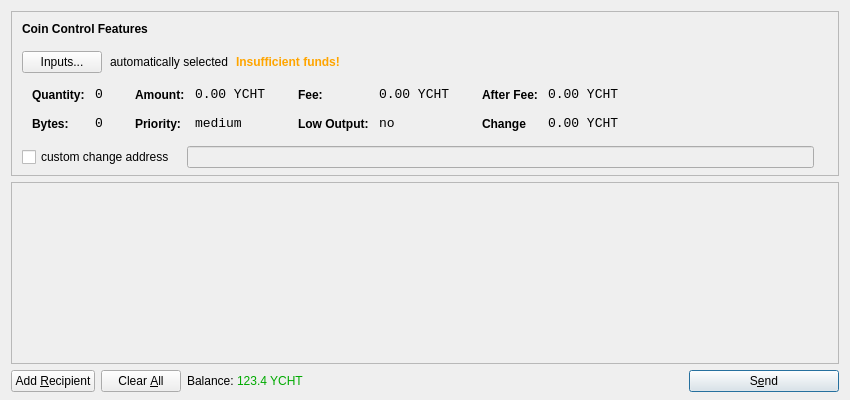
<?xml version="1.0" encoding="UTF-8"?>
<ui version="4.0">
 <class>SendCoinsDialog</class>
 <widget class="QDialog" name="SendCoinsDialog">
  <property name="geometry">
   <rect>
    <x>0</x>
    <y>0</y>
    <width>850</width>
    <height>400</height>
   </rect>
  </property>
  <property name="windowTitle">
   <string>Send Coins</string>
  </property>
  <property name="styleSheet">
   <string notr="true"/>
  </property>
  <layout class="QVBoxLayout" name="verticalLayout" stretch="0,1,0">
   <property name="bottomMargin">
    <number>8</number>
   </property>
   <item>
    <widget class="QFrame" name="frameCoinControl">
     <property name="sizePolicy">
      <sizepolicy hsizetype="Expanding" vsizetype="Expanding">
       <horstretch>0</horstretch>
       <verstretch>0</verstretch>
      </sizepolicy>
     </property>
     <property name="maximumSize">
      <size>
       <width>16777215</width>
       <height>16777215</height>
      </size>
     </property>
     <property name="frameShape">
      <enum>QFrame::StyledPanel</enum>
     </property>
     <property name="frameShadow">
      <enum>QFrame::Sunken</enum>
     </property>
     <layout class="QVBoxLayout" name="verticalLayoutCoinControl2">
      <property name="spacing">
       <number>6</number>
      </property>
      <property name="leftMargin">
       <number>0</number>
      </property>
      <property name="topMargin">
       <number>0</number>
      </property>
      <property name="rightMargin">
       <number>0</number>
      </property>
      <property name="bottomMargin">
       <number>6</number>
      </property>
      <item>
       <layout class="QVBoxLayout" name="verticalLayoutCoinControl" stretch="0,0,0,0,1">
        <property name="spacing">
         <number>0</number>
        </property>
        <property name="leftMargin">
         <number>10</number>
        </property>
        <property name="topMargin">
         <number>10</number>
        </property>
        <item>
         <layout class="QHBoxLayout" name="horizontalLayoutCoinControl1">
          <property name="bottomMargin">
           <number>15</number>
          </property>
          <item>
           <widget class="QLabel" name="labelCoinControlFeatures">
            <property name="sizePolicy">
             <sizepolicy hsizetype="Preferred" vsizetype="Maximum">
              <horstretch>0</horstretch>
              <verstretch>0</verstretch>
             </sizepolicy>
            </property>
            <property name="font">
             <font>
              <weight>75</weight>
              <bold>true</bold>
             </font>
            </property>
            <property name="styleSheet">
             <string notr="true">font-weight:bold;</string>
            </property>
            <property name="text">
             <string>Coin Control Features</string>
            </property>
           </widget>
          </item>
         </layout>
        </item>
        <item>
         <layout class="QHBoxLayout" name="horizontalLayoutCoinControl2" stretch="0,0,0,0">
          <property name="spacing">
           <number>8</number>
          </property>
          <property name="bottomMargin">
           <number>10</number>
          </property>
          <item>
           <widget class="QPushButton" name="pushButtonCoinControl">
            <property name="styleSheet">
             <string notr="true"/>
            </property>
            <property name="text">
             <string>Inputs...</string>
            </property>
           </widget>
          </item>
          <item>
           <widget class="QLabel" name="labelCoinControlAutomaticallySelected">
            <property name="text">
             <string>automatically selected</string>
            </property>
            <property name="margin">
             <number>5</number>
            </property>
           </widget>
          </item>
          <item>
           <widget class="QLabel" name="labelCoinControlInsuffFunds">
            <property name="font">
             <font>
              <weight>75</weight>
              <bold>true</bold>
             </font>
            </property>
            <property name="styleSheet">
             <string notr="true">color:orange;font-weight:bold;</string>
            </property>
            <property name="text">
             <string>Insufficient funds!</string>
            </property>
            <property name="margin">
             <number>5</number>
            </property>
           </widget>
          </item>
          <item>
           <spacer name="horizontalSpacerCoinControl">
            <property name="orientation">
             <enum>Qt::Horizontal</enum>
            </property>
            <property name="sizeHint" stdset="0">
             <size>
              <width>40</width>
              <height>1</height>
             </size>
            </property>
           </spacer>
          </item>
         </layout>
        </item>
        <item>
         <widget class="QWidget" name="widgetCoinControl" native="true">
          <property name="sizePolicy">
           <sizepolicy hsizetype="Preferred" vsizetype="Preferred">
            <horstretch>0</horstretch>
            <verstretch>0</verstretch>
           </sizepolicy>
          </property>
          <property name="minimumSize">
           <size>
            <width>0</width>
            <height>0</height>
           </size>
          </property>
          <property name="styleSheet">
           <string notr="true"/>
          </property>
          <layout class="QHBoxLayout" name="horizontalLayoutCoinControl5">
           <property name="leftMargin">
            <number>0</number>
           </property>
           <property name="topMargin">
            <number>0</number>
           </property>
           <property name="rightMargin">
            <number>0</number>
           </property>
           <property name="bottomMargin">
            <number>0</number>
           </property>
           <item>
            <layout class="QHBoxLayout" name="horizontalLayoutCoinControl3" stretch="0,0,0,1">
             <property name="spacing">
              <number>20</number>
             </property>
             <property name="topMargin">
              <number>0</number>
             </property>
             <property name="bottomMargin">
              <number>10</number>
             </property>
             <item>
              <layout class="QFormLayout" name="formLayoutCoinControl1">
               <property name="horizontalSpacing">
                <number>10</number>
               </property>
               <property name="verticalSpacing">
                <number>14</number>
               </property>
               <property name="leftMargin">
                <number>10</number>
               </property>
               <property name="topMargin">
                <number>4</number>
               </property>
               <property name="rightMargin">
                <number>6</number>
               </property>
               <item row="0" column="0">
                <widget class="QLabel" name="labelCoinControlQuantityText">
                 <property name="styleSheet">
                  <string notr="true">font-weight:bold;</string>
                 </property>
                 <property name="text">
                  <string>Quantity:</string>
                 </property>
                 <property name="margin">
                  <number>0</number>
                 </property>
                </widget>
               </item>
               <item row="0" column="1">
                <widget class="QLabel" name="labelCoinControlQuantity">
                 <property name="font">
                  <font>
                   <family>Monospace</family>
                   <pointsize>10</pointsize>
                  </font>
                 </property>
                 <property name="cursor">
                  <cursorShape>IBeamCursor</cursorShape>
                 </property>
                 <property name="contextMenuPolicy">
                  <enum>Qt::ActionsContextMenu</enum>
                 </property>
                 <property name="text">
                  <string>0</string>
                 </property>
                 <property name="margin">
                  <number>0</number>
                 </property>
                 <property name="textInteractionFlags">
                  <set>Qt::LinksAccessibleByMouse|Qt::TextSelectableByKeyboard|Qt::TextSelectableByMouse</set>
                 </property>
                </widget>
               </item>
               <item row="1" column="0">
                <widget class="QLabel" name="labelCoinControlBytesText">
                 <property name="styleSheet">
                  <string notr="true">font-weight:bold;</string>
                 </property>
                 <property name="text">
                  <string>Bytes:</string>
                 </property>
                </widget>
               </item>
               <item row="1" column="1">
                <widget class="QLabel" name="labelCoinControlBytes">
                 <property name="font">
                  <font>
                   <family>Monospace</family>
                   <pointsize>10</pointsize>
                  </font>
                 </property>
                 <property name="cursor">
                  <cursorShape>IBeamCursor</cursorShape>
                 </property>
                 <property name="contextMenuPolicy">
                  <enum>Qt::ActionsContextMenu</enum>
                 </property>
                 <property name="text">
                  <string>0</string>
                 </property>
                 <property name="textInteractionFlags">
                  <set>Qt::LinksAccessibleByMouse|Qt::TextSelectableByKeyboard|Qt::TextSelectableByMouse</set>
                 </property>
                </widget>
               </item>
              </layout>
             </item>
             <item>
              <layout class="QFormLayout" name="formLayoutCoinControl2">
               <property name="horizontalSpacing">
                <number>10</number>
               </property>
               <property name="verticalSpacing">
                <number>14</number>
               </property>
               <property name="leftMargin">
                <number>6</number>
               </property>
               <property name="topMargin">
                <number>4</number>
               </property>
               <property name="rightMargin">
                <number>6</number>
               </property>
               <item row="0" column="0">
                <widget class="QLabel" name="labelCoinControlAmountText">
                 <property name="styleSheet">
                  <string notr="true">font-weight:bold;</string>
                 </property>
                 <property name="text">
                  <string>Amount:</string>
                 </property>
                 <property name="margin">
                  <number>0</number>
                 </property>
                </widget>
               </item>
               <item row="0" column="1">
                <widget class="QLabel" name="labelCoinControlAmount">
                 <property name="font">
                  <font>
                   <family>Monospace</family>
                   <pointsize>10</pointsize>
                  </font>
                 </property>
                 <property name="cursor">
                  <cursorShape>IBeamCursor</cursorShape>
                 </property>
                 <property name="contextMenuPolicy">
                  <enum>Qt::ActionsContextMenu</enum>
                 </property>
                 <property name="text">
                  <string>0.00 YCHT</string>
                 </property>
                 <property name="textInteractionFlags">
                  <set>Qt::LinksAccessibleByMouse|Qt::TextSelectableByKeyboard|Qt::TextSelectableByMouse</set>
                 </property>
                </widget>
               </item>
               <item row="1" column="0">
                <widget class="QLabel" name="labelCoinControlPriorityText">
                 <property name="styleSheet">
                  <string notr="true">font-weight:bold;</string>
                 </property>
                 <property name="text">
                  <string>Priority:</string>
                 </property>
                </widget>
               </item>
               <item row="1" column="1">
                <widget class="QLabel" name="labelCoinControlPriority">
                 <property name="font">
                  <font>
                   <family>Monospace</family>
                   <pointsize>10</pointsize>
                  </font>
                 </property>
                 <property name="cursor">
                  <cursorShape>IBeamCursor</cursorShape>
                 </property>
                 <property name="contextMenuPolicy">
                  <enum>Qt::ActionsContextMenu</enum>
                 </property>
                 <property name="text">
                  <string>medium</string>
                 </property>
                 <property name="textInteractionFlags">
                  <set>Qt::LinksAccessibleByMouse|Qt::TextSelectableByKeyboard|Qt::TextSelectableByMouse</set>
                 </property>
                </widget>
               </item>
              </layout>
             </item>
             <item>
              <layout class="QFormLayout" name="formLayoutCoinControl3">
               <property name="horizontalSpacing">
                <number>10</number>
               </property>
               <property name="verticalSpacing">
                <number>14</number>
               </property>
               <property name="leftMargin">
                <number>6</number>
               </property>
               <property name="topMargin">
                <number>4</number>
               </property>
               <property name="rightMargin">
                <number>6</number>
               </property>
               <item row="0" column="0">
                <widget class="QLabel" name="labelCoinControlFeeText">
                 <property name="styleSheet">
                  <string notr="true">font-weight:bold;</string>
                 </property>
                 <property name="text">
                  <string>Fee:</string>
                 </property>
                 <property name="margin">
                  <number>0</number>
                 </property>
                </widget>
               </item>
               <item row="0" column="1">
                <widget class="QLabel" name="labelCoinControlFee">
                 <property name="font">
                  <font>
                   <family>Monospace</family>
                   <pointsize>10</pointsize>
                  </font>
                 </property>
                 <property name="cursor">
                  <cursorShape>IBeamCursor</cursorShape>
                 </property>
                 <property name="contextMenuPolicy">
                  <enum>Qt::ActionsContextMenu</enum>
                 </property>
                 <property name="text">
                  <string>0.00 YCHT</string>
                 </property>
                 <property name="textInteractionFlags">
                  <set>Qt::LinksAccessibleByMouse|Qt::TextSelectableByKeyboard|Qt::TextSelectableByMouse</set>
                 </property>
                </widget>
               </item>
               <item row="1" column="0">
                <widget class="QLabel" name="labelCoinControlLowOutputText">
                 <property name="styleSheet">
                  <string notr="true">font-weight:bold;</string>
                 </property>
                 <property name="text">
                  <string>Low Output:</string>
                 </property>
                </widget>
               </item>
               <item row="1" column="1">
                <widget class="QLabel" name="labelCoinControlLowOutput">
                 <property name="font">
                  <font>
                   <family>Monospace</family>
                   <pointsize>10</pointsize>
                  </font>
                 </property>
                 <property name="cursor">
                  <cursorShape>IBeamCursor</cursorShape>
                 </property>
                 <property name="contextMenuPolicy">
                  <enum>Qt::ActionsContextMenu</enum>
                 </property>
                 <property name="text">
                  <string>no</string>
                 </property>
                 <property name="textInteractionFlags">
                  <set>Qt::LinksAccessibleByMouse|Qt::TextSelectableByKeyboard|Qt::TextSelectableByMouse</set>
                 </property>
                </widget>
               </item>
              </layout>
             </item>
             <item>
              <layout class="QFormLayout" name="formLayoutCoinControl4">
               <property name="horizontalSpacing">
                <number>10</number>
               </property>
               <property name="verticalSpacing">
                <number>14</number>
               </property>
               <property name="leftMargin">
                <number>6</number>
               </property>
               <property name="topMargin">
                <number>4</number>
               </property>
               <property name="rightMargin">
                <number>6</number>
               </property>
               <item row="0" column="0">
                <widget class="QLabel" name="labelCoinControlAfterFeeText">
                 <property name="styleSheet">
                  <string notr="true">font-weight:bold;</string>
                 </property>
                 <property name="text">
                  <string>After Fee:</string>
                 </property>
                 <property name="margin">
                  <number>0</number>
                 </property>
                </widget>
               </item>
               <item row="0" column="1">
                <widget class="QLabel" name="labelCoinControlAfterFee">
                 <property name="font">
                  <font>
                   <family>Monospace</family>
                   <pointsize>10</pointsize>
                  </font>
                 </property>
                 <property name="cursor">
                  <cursorShape>IBeamCursor</cursorShape>
                 </property>
                 <property name="contextMenuPolicy">
                  <enum>Qt::ActionsContextMenu</enum>
                 </property>
                 <property name="text">
                  <string>0.00 YCHT</string>
                 </property>
                 <property name="textInteractionFlags">
                  <set>Qt::LinksAccessibleByMouse|Qt::TextSelectableByKeyboard|Qt::TextSelectableByMouse</set>
                 </property>
                </widget>
               </item>
               <item row="1" column="0">
                <widget class="QLabel" name="labelCoinControlChangeText">
                 <property name="styleSheet">
                  <string notr="true">font-weight:bold;</string>
                 </property>
                 <property name="text">
                  <string>Change</string>
                 </property>
                </widget>
               </item>
               <item row="1" column="1">
                <widget class="QLabel" name="labelCoinControlChange">
                 <property name="font">
                  <font>
                   <family>Monospace</family>
                   <pointsize>10</pointsize>
                  </font>
                 </property>
                 <property name="cursor">
                  <cursorShape>IBeamCursor</cursorShape>
                 </property>
                 <property name="contextMenuPolicy">
                  <enum>Qt::ActionsContextMenu</enum>
                 </property>
                 <property name="text">
                  <string>0.00 YCHT</string>
                 </property>
                 <property name="textInteractionFlags">
                  <set>Qt::LinksAccessibleByMouse|Qt::TextSelectableByKeyboard|Qt::TextSelectableByMouse</set>
                 </property>
                </widget>
               </item>
              </layout>
             </item>
            </layout>
           </item>
          </layout>
         </widget>
        </item>
        <item>
         <layout class="QHBoxLayout" name="horizontalLayoutCoinControl4" stretch="0,0,0">
          <property name="spacing">
           <number>12</number>
          </property>
          <property name="sizeConstYCHTt">
           <enum>QLayout::SetDefaultConstYCHTt</enum>
          </property>
          <property name="topMargin">
           <number>5</number>
          </property>
          <property name="rightMargin">
           <number>5</number>
          </property>
          <item>
           <widget class="QCheckBox" name="checkBoxCoinControlChange">
            <property name="text">
             <string>custom change address</string>
            </property>
           </widget>
          </item>
          <item>
           <widget class="QLineEdit" name="lineEditCoinControlChange">
            <property name="enabled">
             <bool>false</bool>
            </property>
            <property name="sizePolicy">
             <sizepolicy hsizetype="Expanding" vsizetype="Fixed">
              <horstretch>0</horstretch>
              <verstretch>0</verstretch>
             </sizepolicy>
            </property>
            <property name="styleSheet">
             <string notr="true"/>
            </property>
           </widget>
          </item>
          <item>
           <widget class="QLabel" name="labelCoinControlChangeLabel">
            <property name="sizePolicy">
             <sizepolicy hsizetype="Preferred" vsizetype="Expanding">
              <horstretch>0</horstretch>
              <verstretch>0</verstretch>
             </sizepolicy>
            </property>
            <property name="minimumSize">
             <size>
              <width>0</width>
              <height>0</height>
             </size>
            </property>
            <property name="text">
             <string/>
            </property>
            <property name="margin">
             <number>3</number>
            </property>
           </widget>
          </item>
         </layout>
        </item>
        <item>
         <spacer name="verticalSpacerCoinControl">
          <property name="orientation">
           <enum>Qt::Vertical</enum>
          </property>
          <property name="sizeHint" stdset="0">
           <size>
            <width>800</width>
            <height>1</height>
           </size>
          </property>
         </spacer>
        </item>
       </layout>
      </item>
     </layout>
    </widget>
   </item>
   <item>
    <widget class="QScrollArea" name="scrollArea">
     <property name="widgetResizable">
      <bool>true</bool>
     </property>
     <widget class="QWidget" name="scrollAreaWidgetContents">
      <property name="geometry">
       <rect>
        <x>0</x>
        <y>0</y>
        <width>828</width>
        <height>162</height>
       </rect>
      </property>
      <layout class="QVBoxLayout" name="verticalLayout_2">
       <property name="leftMargin">
        <number>0</number>
       </property>
       <property name="topMargin">
        <number>0</number>
       </property>
       <property name="rightMargin">
        <number>0</number>
       </property>
       <property name="bottomMargin">
        <number>0</number>
       </property>
       <item>
        <layout class="QVBoxLayout" name="entries">
         <property name="spacing">
          <number>6</number>
         </property>
        </layout>
       </item>
       <item>
        <spacer name="verticalSpacer">
         <property name="orientation">
          <enum>Qt::Vertical</enum>
         </property>
         <property name="sizeHint" stdset="0">
          <size>
           <width>20</width>
           <height>40</height>
          </size>
         </property>
        </spacer>
       </item>
      </layout>
     </widget>
    </widget>
   </item>
   <item>
    <layout class="QHBoxLayout" name="horizontalLayout">
     <item>
      <widget class="QPushButton" name="addButton">
       <property name="toolTip">
        <string>Send to multiple recipients at once</string>
       </property>
       <property name="styleSheet">
        <string notr="true"/>
       </property>
       <property name="text">
        <string>Add &amp;Recipient</string>
       </property>
       <property name="icon">
        <iconset resource="../bitcoin.qrc">
         <normaloff>:/icons/add</normaloff>:/icons/add</iconset>
       </property>
       <property name="autoDefault">
        <bool>false</bool>
       </property>
      </widget>
     </item>
     <item>
      <widget class="QPushButton" name="clearButton">
       <property name="sizePolicy">
        <sizepolicy hsizetype="Minimum" vsizetype="Fixed">
         <horstretch>0</horstretch>
         <verstretch>0</verstretch>
        </sizepolicy>
       </property>
       <property name="toolTip">
        <string>Remove all transaction fields</string>
       </property>
       <property name="styleSheet">
        <string notr="true"/>
       </property>
       <property name="text">
        <string>Clear &amp;All</string>
       </property>
       <property name="icon">
        <iconset resource="../bitcoin.qrc">
         <normaloff>:/icons/remove</normaloff>:/icons/remove</iconset>
       </property>
       <property name="autoRepeatDelay">
        <number>300</number>
       </property>
       <property name="autoDefault">
        <bool>false</bool>
       </property>
      </widget>
     </item>
     <item>
      <layout class="QHBoxLayout" name="horizontalLayout_2">
       <property name="spacing">
        <number>3</number>
       </property>
       <item>
        <widget class="QLabel" name="label">
         <property name="sizePolicy">
          <sizepolicy hsizetype="Preferred" vsizetype="Fixed">
           <horstretch>0</horstretch>
           <verstretch>0</verstretch>
          </sizepolicy>
         </property>
         <property name="text">
          <string>Balance:</string>
         </property>
        </widget>
       </item>
       <item>
        <widget class="QLabel" name="labelBalance">
         <property name="sizePolicy">
          <sizepolicy hsizetype="Preferred" vsizetype="Fixed">
           <horstretch>0</horstretch>
           <verstretch>0</verstretch>
          </sizepolicy>
         </property>
         <property name="cursor">
          <cursorShape>IBeamCursor</cursorShape>
         </property>
         <property name="styleSheet">
          <string notr="true">color: rgb(0, 170, 0);</string>
         </property>
         <property name="text">
          <string>123.4 YCHT</string>
         </property>
         <property name="textInteractionFlags">
          <set>Qt::LinksAccessibleByMouse|Qt::TextSelectableByKeyboard|Qt::TextSelectableByMouse</set>
         </property>
        </widget>
       </item>
      </layout>
     </item>
     <item>
      <spacer name="horizontalSpacer">
       <property name="orientation">
        <enum>Qt::Horizontal</enum>
       </property>
       <property name="sizeHint" stdset="0">
        <size>
         <width>40</width>
         <height>20</height>
        </size>
       </property>
      </spacer>
     </item>
     <item>
      <widget class="QPushButton" name="sendButton">
       <property name="minimumSize">
        <size>
         <width>150</width>
         <height>0</height>
        </size>
       </property>
       <property name="toolTip">
        <string>Confirm the send action</string>
       </property>
       <property name="styleSheet">
        <string notr="true"/>
       </property>
       <property name="text">
        <string>S&amp;end</string>
       </property>
       <property name="icon">
        <iconset resource="../bitcoin.qrc">
         <normaloff>:/icons/send</normaloff>:/icons/send</iconset>
       </property>
       <property name="default">
        <bool>true</bool>
       </property>
      </widget>
     </item>
    </layout>
   </item>
  </layout>
 </widget>
 <resources>
  <include location="../bitcoin.qrc"/>
 </resources>
 <connections/>
</ui>
